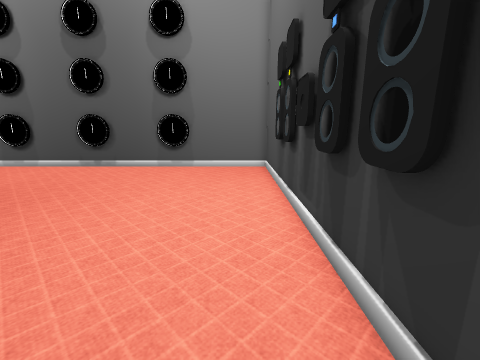
view 1 (above)

16 first-person views from a walk through a 3-D level made in the Unity game engine. The camera is 1.3 m above the floor, tilts 12° down and sees 90° across. The floor is counted in squares, 0.5 m on a side. Each view is taken from the middle of a square. On the plan, view 1 faces up. The plan holds only what a view shows up to about 17 squares ahead; the rest is blank. The place goes on beyond the plan. The player is left out. Some surface patterns are stand-ins.

view 2
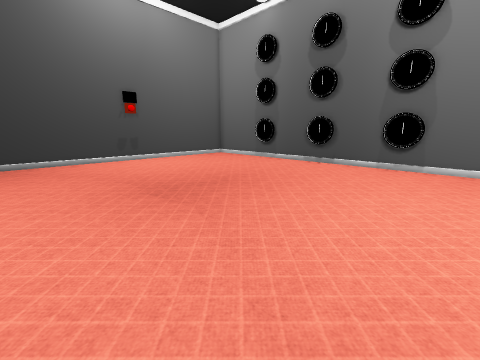

view 3
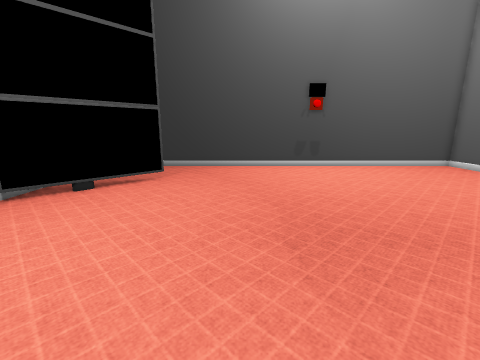

view 4
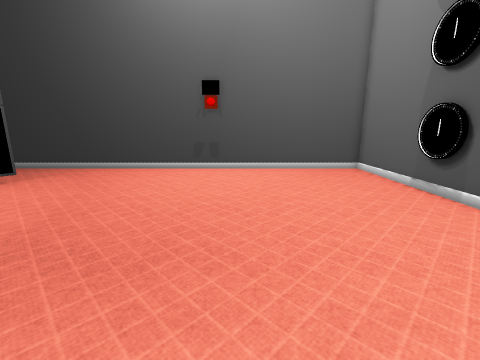

view 5
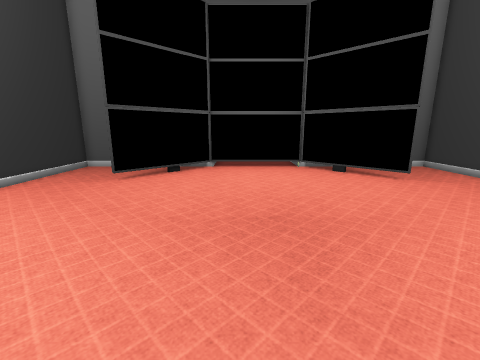

view 6
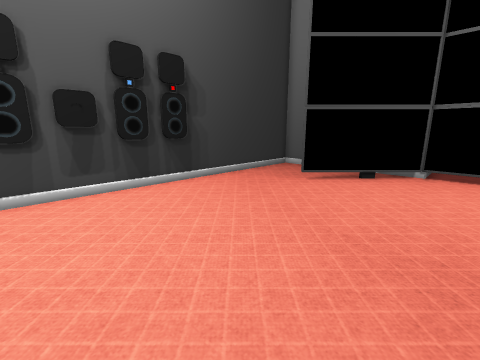

view 7
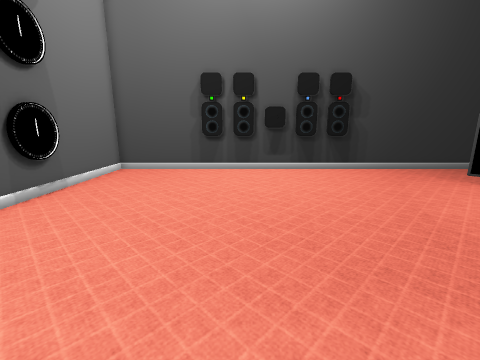

view 8
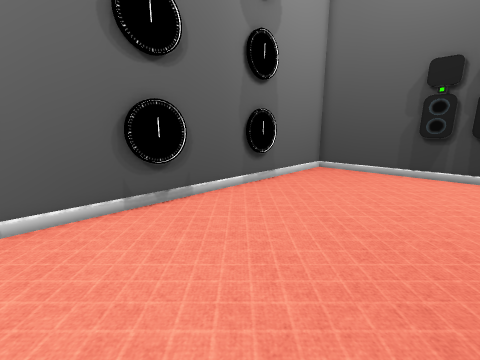

view 9
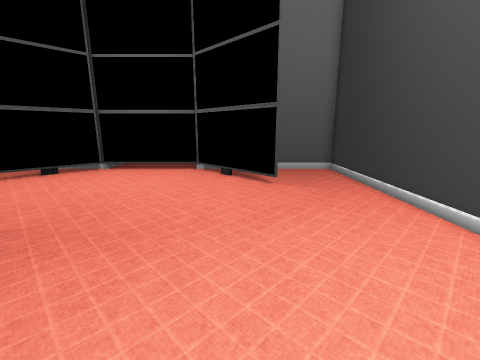

view 10
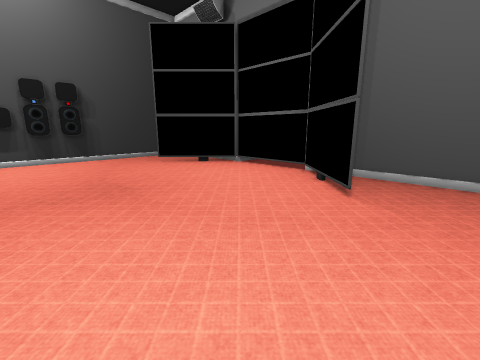

view 11
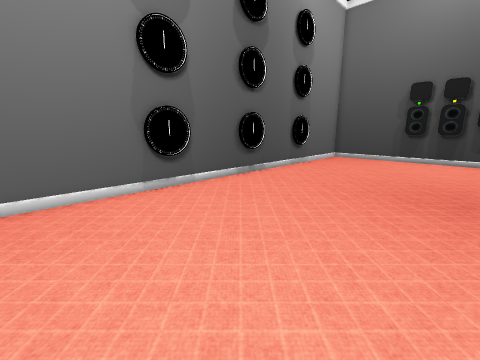

view 12
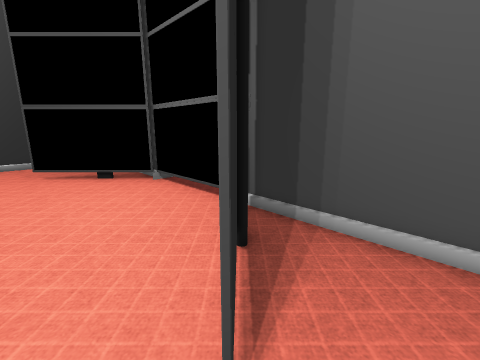

view 13
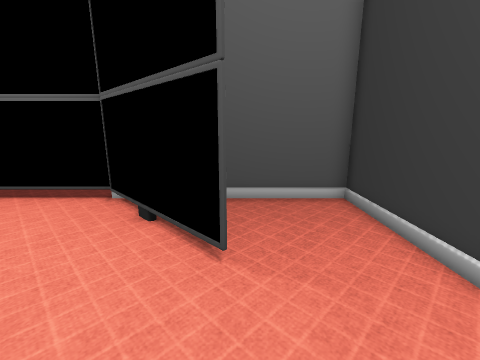

view 14
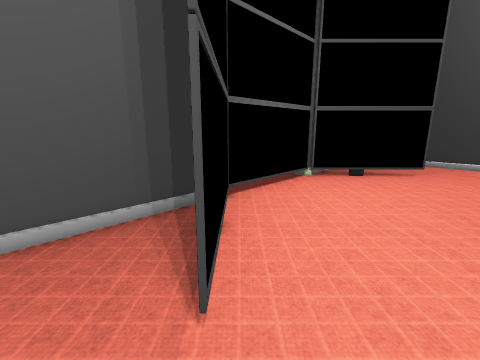

view 15
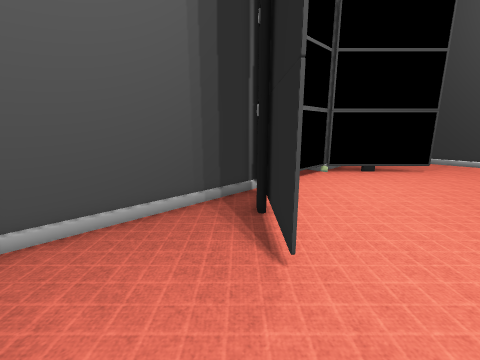

view 16
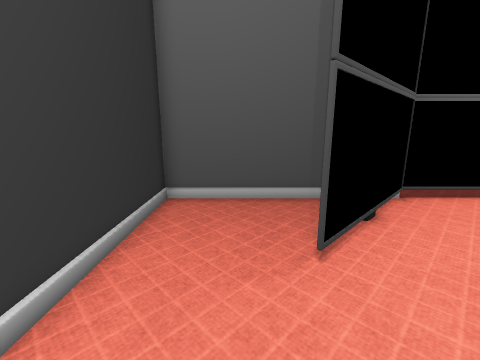

### Floor plan
Key: @ floor where view 1 was taken; # wall or solid block; . floor; T thing the floor can be seen under or through.
Columns run from 22 left of view 1 to 2 right of it. Each row starts with its distance up from view 1.
 17 #########################
 16 #.......................#
 15 #.......................#
 14 #.......................#
 13 #.......................#
 12 #.......................#
 11 #.......................#
 10 #.......................#
  9 #.......................#
  8 #.......................#
  7 #.......................#
  6 #.......................#
  5 #.......................#
  4 #.......................#
  3 #.......................#
  2 #.......................#
  1 #.......................#
  0 #.....................@.#
 -1 #.......................#
 -2 #....T.............T....#
 -3 #....TT...........TT....#
 -4 #.....T..........TT.....#
 -5 #..... T .......TT......#
 -6 #.......T......TT.......#
 -7 #########################

Positions as (right, up) in squares from view 1, and headings:
1: (0, 0), facing up
2: (-1, -1), facing up-left
3: (-5, 2), facing left
4: (-6, 9), facing left
5: (-9, 10), facing down
6: (-9, 9), facing down-right
7: (-14, 9), facing right
8: (-14, 9), facing up-right
9: (-16, 9), facing down
10: (-21, 7), facing down-right
11: (-21, 7), facing up-right
12: (-19, -1), facing down-right
13: (-18, 2), facing down
14: (-1, 0), facing down-left
15: (1, 0), facing down-left
16: (-1, 2), facing down
